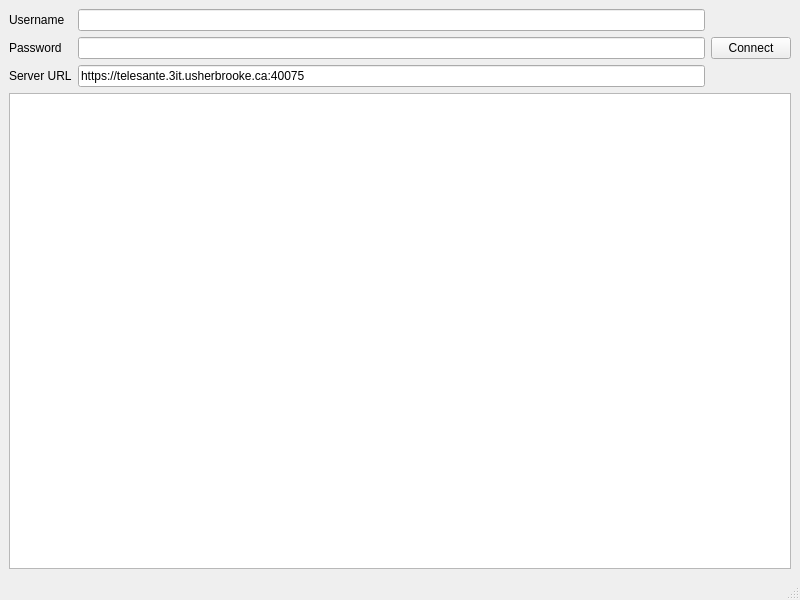
<?xml version="1.0" encoding="UTF-8"?>
<ui version="4.0">
 <class>MainWindow</class>
 <widget class="QMainWindow" name="MainWindow">
  <property name="geometry">
   <rect>
    <x>0</x>
    <y>0</y>
    <width>800</width>
    <height>600</height>
   </rect>
  </property>
  <property name="windowTitle">
   <string>MainWindow</string>
  </property>
  <widget class="QWidget" name="centralwidget">
   <layout class="QVBoxLayout" name="verticalLayout">
    <item>
     <layout class="QHBoxLayout" name="horizontalLayout">
      <item>
       <layout class="QFormLayout" name="formLayout">
        <item row="0" column="0">
         <widget class="QLabel" name="userNameLabel">
          <property name="text">
           <string>Username</string>
          </property>
         </widget>
        </item>
        <item row="0" column="1">
         <widget class="QLineEdit" name="usernameLineEdit"/>
        </item>
        <item row="1" column="0">
         <widget class="QLabel" name="passwordLabel">
          <property name="text">
           <string>Password</string>
          </property>
         </widget>
        </item>
        <item row="1" column="1">
         <widget class="QLineEdit" name="passwordLineEdit">
          <property name="echoMode">
           <enum>QLineEdit::Password</enum>
          </property>
         </widget>
        </item>
        <item row="2" column="1">
         <widget class="QLineEdit" name="serverLineEdit">
          <property name="text">
           <string>https://telesante.3it.usherbrooke.ca:40075</string>
          </property>
         </widget>
        </item>
        <item row="2" column="0">
         <widget class="QLabel" name="serverURLLabel">
          <property name="text">
           <string>Server URL</string>
          </property>
         </widget>
        </item>
       </layout>
      </item>
      <item>
       <widget class="QPushButton" name="connectButton">
        <property name="maximumSize">
         <size>
          <width>100</width>
          <height>16777215</height>
         </size>
        </property>
        <property name="text">
         <string>Connect</string>
        </property>
       </widget>
      </item>
     </layout>
    </item>
    <item>
     <widget class="QTextEdit" name="textEdit"/>
    </item>
   </layout>
  </widget>
  <widget class="QMenuBar" name="menubar">
   <property name="geometry">
    <rect>
     <x>0</x>
     <y>0</y>
     <width>800</width>
     <height>21</height>
    </rect>
   </property>
  </widget>
  <widget class="QStatusBar" name="statusbar"/>
 </widget>
 <resources/>
 <connections/>
</ui>
